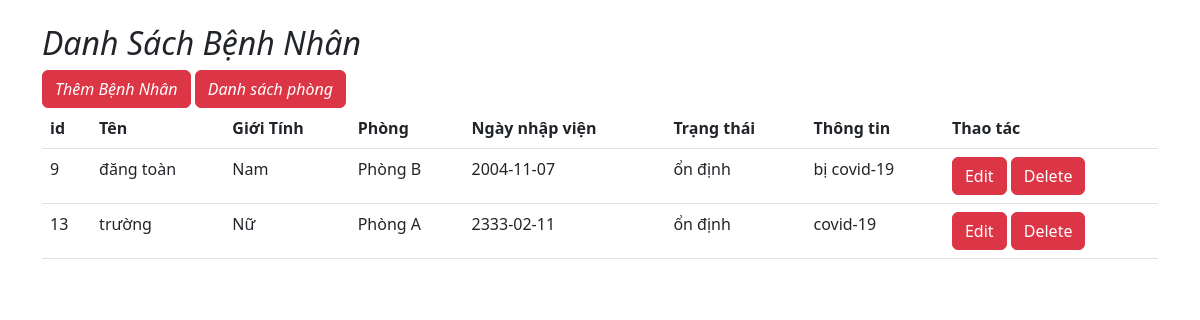
The page / on the database its author committed.
### tables this page shows
CREATE TABLE `patient` (
  `id` int NOT NULL,
  `name` varchar(255) NOT NULL,
  `day_hoppital` date NOT NULL,
  `status` varchar(255) NOT NULL,
  `information` varchar(255) NOT NULL,
  `id_gender` int NOT NULL,
  `id_room` int NOT NULL
);

CREATE TABLE `gender` (
  `gender_id` int NOT NULL,
  `name_gender` varchar(255) NOT NULL
);

CREATE TABLE `room` (
  `room_id` int NOT NULL,
  `name_room` varchar(255) NOT NULL
);

### index.php (the view, shortened to what this page needs)
<?php
include_once('db.php');
$sql = "SELECT * FROM `gender` JOIN patient
ON gender.gender_id = patient.id_gender
JOIN `room`
ON patient.id_room = room.room_id;";
$stmt = $conn->query($sql);
$stmt->setFetchMode(PDO::FETCH_OBJ);
$rows = $stmt->fetchAll();
?>
<!doctype html>
<html lang="en">
  <head>
    <link href="https://cdn.jsdelivr.net/npm/bootstrap@5.2.3/dist/css/bootstrap.min.css" rel="stylesheet">
  </head>
  <body>
    <div class="container">
        <div id="layoutSidenav_content">
            <main>
                <h2 class="mt-4"><i>Danh Sách Bệnh Nhân</i></h2>
                <a class="btn btn-danger" href="add.php"><i>Thêm Bệnh Nhân</i></a>
                <a class="btn btn-danger" href="indexroom.php"><i>Danh sách phòng</i></a>
                <table class="table col-xl-12">
                    <thead class="thead-dark">
                        <tr>
                            <th scope="col-xl-3">id</th>
                            <th scope="col-xl-3">Tên</th>
                            <th scope="col-xl-3">Giới Tính</th>
                            <th scope="col-xl-3">Phòng</th>
                            <th scope="col-xl-3">Ngày nhập viện</th>
                            <th scope="col-xl-3">Trạng thái</th>
                            <th scope="col-xl-3">Thông tin</th>
                            <th scope="col-xl-3">Thao tác</th>
                        </tr>
                    </thead>
                    <tbody>
                        <?php foreach($rows as $row):?>
                            <tr>
                                <td><?= $row->id ?></td>
                                <td><?= $row->name ?></td>
                                <td><?= $row->name_gender ?></td>
                                <td><?= $row->name_room ?></td>
                                <td><?= $row->day_hoppital ?></td>
                                <td><?= $row->status ?></td>
                                <td><?= $row->information ?></td>
                                <td>
                                    <a class="btn btn-danger" href="edit.php?id=<?=$row->id?>" role="button">Edit</a>
                                    <a class="btn btn-danger" href="delete.php?id=<?=$row->id?>" onclick="return confirm('Bạn có chắc muốn xóa không?');">Delete</a>
                                </td>
                            </tr>
                            <?php endforeach; ?>
                    </tbody>
                </table>
            </main>
        </div>
    </div>
  </body>
</html>

### rows shown on the page
patient: id "9", name "đăng toàn", id_gender.name_gender "Nam", id_room.name_room "Phòng B", day_hoppital "2004-11-07", status "ổn định", information "bị covid-19"
patient: id "13", name "trường", id_gender.name_gender "Nữ", id_room.name_room "Phòng A", day_hoppital "2333-02-11", status "ổn định", information "covid-19"
